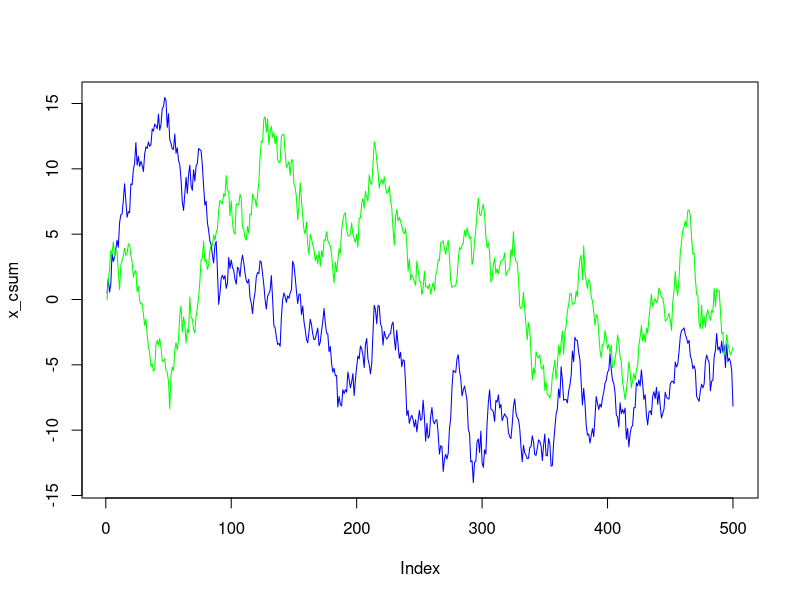
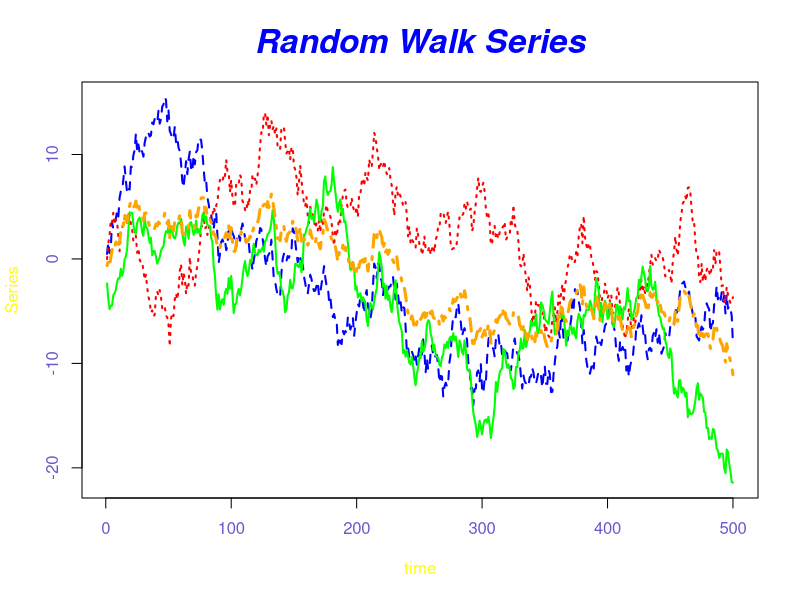

Reproduce these figures in R, in order.
#=========================================================================#
#               Statistical Analysis with R:
#               ----------------------------
#               Line Plots with R
# ------------------------------------------------------------------------#

# 1. Creating A directory for plotting

if (!dir.exists(file.path(dirname(getwd()), "Plotting", "Stats-One-Variable"))) {
  dir.create(file.path(dirname(getwd()), "Plotting", "Stats-One-Variable"))
}

# 2. Changing the working directory

setwd(file.path(dirname(getwd()), "Plotting", "Stats-One-Variable"))

# ------------------------------------------------------------------------#
# Creating some random data

x_csum <- cumsum(rnorm(500))
y_csum <- cumsum(rnorm(500))
z_csum <- cumsum(rnorm(500))

df <- cbind(x_csum, y_csum, z_csum)             # bind the vectors into a mtrix
head(df)

# Creating a line plot 
plot(x_csum, type = 'l', col = 'blue')

# Adding the second line 

lines(y_csum, type = 'l', col = 'green') # We ran into a problem we should fix 

# Adjusting the axes limits 
plot(x_csum, type = 'l', lwd = 2, col = 'blue', 
     lty = 2, ylim = range(df),
     xlab = 'time', 
     ylab = 'Series', 
     col.axis = 'slateblue',
     col.lab = 'yellow')
lines(y_csum, type = 'l', lty = 3,  lwd = 2, col = 'red')
lines(z_csum, type = 'l', lwd = 2, col = 'green')
lines(rowMeans(df), type = 'l', lty = 4, lwd = 3, col = 'orange')
title(main = 'Random Walk Series', font.main = 4, 
      col.main = 'blue', 
      cex.main = 2)
